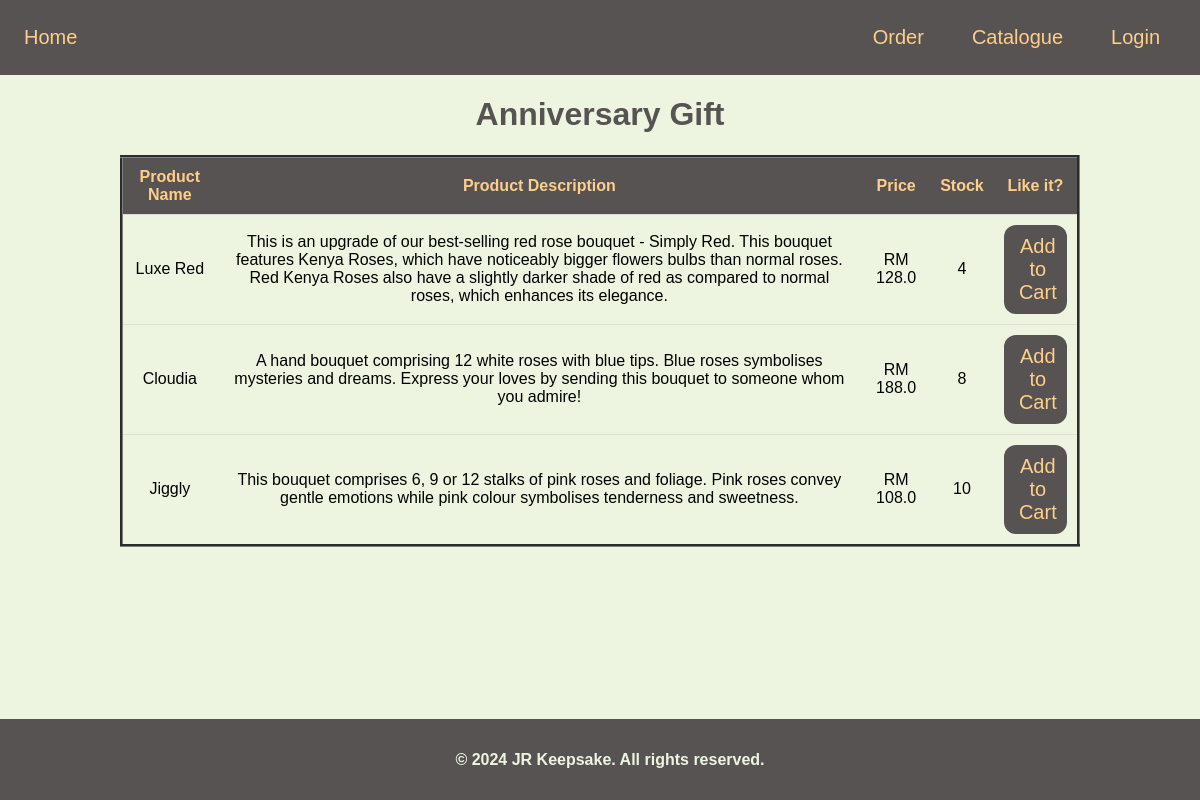
The page /JR_Keepsake/Catalogue/Anniversary/ on the database its author committed.
### Keepsake/models.py (models this page shows)
class Product (models.Model):
    Product_Name = models.CharField(max_length = 20, primary_key = True)
    Product_Desc = models.TextField()
    Category = models.CharField(max_length = 15)
    Price = models.FloatField()
    Stock = models.IntegerField()

### Keepsake/views.py (the view)
# urls.py: path('Catalogue/Anniversary/',views.Anniversary, name = 'Anniversary'),
def Anniversary(request):
    user_name = request.session.get('user_name')
    products = Product.objects.filter(Category='Anniversary').values()
    return render(request, "Anniversary.html", {'products': products,'user_name': user_name})

### Keepsake/templates/Anniversary.html (shortened to what this page needs)
{% load static %}
<!DOCTYPE html>
<html lang="en">
<head>
</head>
<body>
    <header>
        <a href="/JR_Keepsake/">Home</a>
        <ul>
            <li><a href="{% url 'AllOrder' %}">Order</a></li>
            <li><a href="{% url 'Catalogue' %}">Catalogue</a></li>
            {% if user_name %}
                <li class="dropdown">
                    <a href="#" class="dropbtn" >{{user_name}}</a>
                    <div class="dropdown-content">
                        <a href="{% url 'UpdateProfile' %}">Update Profile</a>
                        <a href="{% url 'DeleteProfile' %}">Delete Account</a>
                        <a href="{% url 'Logout' %}">Logout</a>
                    </div>
                </li>
            {% else %}
                <li><a href="Login">Login</a></li>
            {% endif %}
        </ul>
    </header>
    <h1>Anniversary Gift</h1>
    <body>
        <table>
            <tr>
                <th>Product Name</th>
                <th>Product Description</th>
                <th>Price</th>
                <th>Stock</th>
                <th>Like it?</th>
            </tr>
            {% for product in products %}
            <tr>
                <td>{{ product.Product_Name }}</td>
                <td>{{ product.Product_Desc }}</td>
                <td>RM {{ product.Price }}</td>
                <td>{{ product.Stock }}</td>
                <td><a href="{% url 'Update_Order' product.Product_Name %}" style="padding-right: 5%;">Add to Cart</a></td>
            </tr>
            {% endfor %}
        </table>
    </body>
    <footer>
        <h4>&copy; 2024 JR Keepsake. All rights reserved.</h4>
    </footer>
</body>
</html>

### Keepsake/templates/Anniversary.html (style rules this page uses)
header { background-color: #575353; display: flex; justify-content: space-between; align-items: center; padding: 1em; }
body { margin: 0; padding: 0; background-color: #EDF5E1; font-family: Verdana, sans-serif; }
footer { margin-top: 5%; background-color: #575353; color: #EDF5E1; padding: 10px; text-align: center; bottom: 0; width: 100%; position: fixed; }
a,span { text-decoration: none; color: #FECE8A; display: flex; align-items: center; font-size: 20px; }
a:link, a:visited { background-color: #575353; color: #FECE8A; padding: 10px 8px 10px 8px; text-align: center; text-decoration: none; display: inline-block; border-radius: 12px; }
ul { display: flex; list-style: none; padding: 0; margin: 0; }
li { margin: 0 1em; }
table { width: 80%; margin: auto; border-collapse: collapse; margin-top: 20px; border-style: groove; }
th, td { padding: 10px; text-align: left; border-bottom: 1px solid #ddd; text-align: center; }
th { background-color: #575353; color: #FECE8A; }
h1 { text-align: center; color: #575353 }

### rows shown on the page
Product: Product_Name "Luxe Red", Product_Desc "This is an upgrade of our best-selling red rose bouquet - Simply Red. This bouquet features Kenya Roses, which have noticeably bigger flowers bulbs than normal roses. Red Kenya Roses also have a slightly darker shade of red as compared to normal roses, which enhances its elegance.", Price "128.0", Stock "4"
Product: Product_Name "Cloudia", Product_Desc "A hand bouquet comprising 12 white roses with blue tips. Blue roses symbolises mysteries and dreams. Express your loves by sending this bouquet to someone whom you admire!", Price "188.0", Stock "8"
Product: Product_Name "Jiggly", Product_Desc "This bouquet comprises 6, 9 or 12 stalks of pink roses and foliage. Pink roses convey gentle emotions while pink colour symbolises tenderness and sweetness.", Price "108.0", Stock "10"
